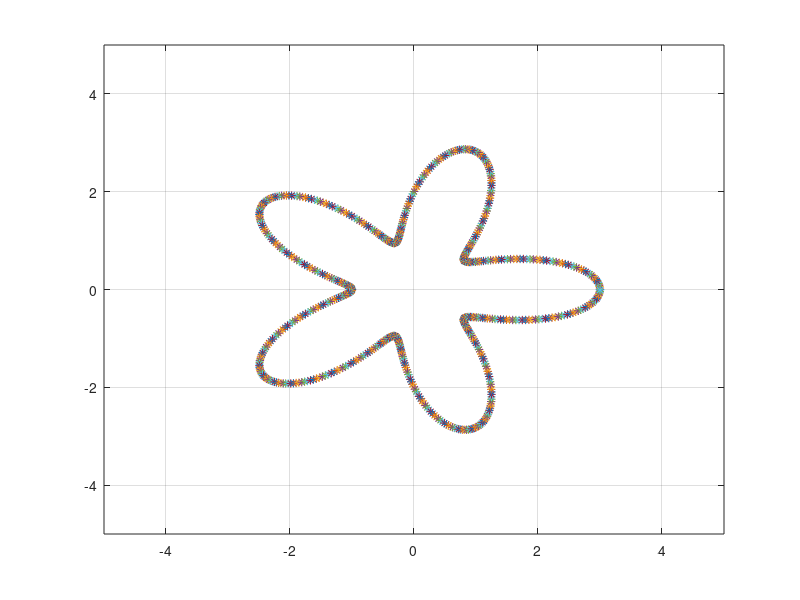

MATLAB code to generate this figure:
x0=10;y0=10;R=20;a=2;pi=3.1416

for t = 0:0.01:2*pi
    X = (a + cos(5*t))*cos(t);
    Y = (a + cos(5*t))*sin(t);
    r = sqrt(X^2+Y^2);
    an = atan2(Y,X);
    xp = r * cos(an);
    yp = r * sin(an);
    axis([-5 5 -5 5]);
    plot(xp,yp,"*");
    pause(0.001);
    hold on
    grid on
end

